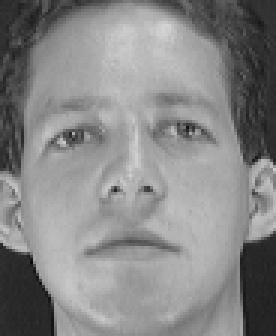
#> input picture KOKKILIGADDA _JAIDEEP_221CS1270/PCA on face images/face_data/s1/7.pgm, 92 x 112 px (shown 3 times larger)
$ python -i face_detect.py   (imports and definitions only)   (Python 2 division)
#> lines starting #> are read from the running program, lines starting #| are printed output that depends on the picture; after the words box and inside, x2 and y2 are one past the last pixel; in counts of white or black regions, pixels touching at a corner belong together
import cv2
def detect(path):
#> called with path = 'face_data/s1/7.pgm'
    detected_faces=[]
    im=cv2.imread(path)
#> im is the input picture: shape (112, 92, 3); min 9, max 213, mean 134.5
    face_cascade = cv2.CascadeClassifier('haarcascade_frontalface_default.xml')
    gray = cv2.cvtColor(im, cv2.COLOR_BGR2GRAY)
    faces = face_cascade.detectMultiScale(gray, 1.3, 4)
#> faces = [[2, 10, 89, 89]]
    for (x, y, w, h) in faces:
        cv2.rectangle(im, (x, y), (x + w, y + h), (255, 0, 0), 2)
	face = gray[y:y + h, x:x + w]
	face_resize = cv2.resize(face, (width, height))
	detected_faces.append(face_resize)
#> this loop made 1 pass
#> pass 1, in detect, `face = gray[y:y + h, x:x + w]`:
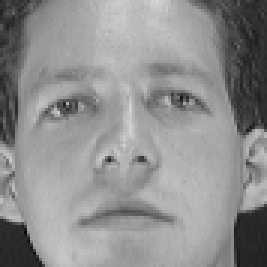
#> face: shape (89, 89) (shown 3 times larger); min 9, max 213, mean 143.3
#> after the loop:
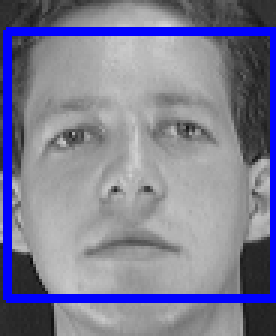
#> im: shape (112, 92, 3) (shown 3 times larger); 9.45% of pixels changed, all inside (x1, y1, x2, y2) = (1, 9, 92, 101)
#> after the loop, detected_faces = []
    return detected_faces

#> (the run stopped early here; a loop or call above may not have finished)
